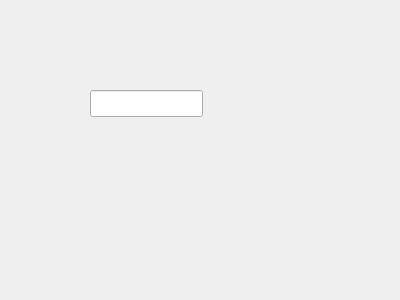
<?xml version="1.0" encoding="UTF-8"?>
<ui version="4.0">
 <class>Form</class>
 <widget class="QWidget" name="Form">
  <property name="geometry">
   <rect>
    <x>0</x>
    <y>0</y>
    <width>400</width>
    <height>300</height>
   </rect>
  </property>
  <property name="windowTitle">
   <string>Form</string>
  </property>
  <widget class="QLineEdit" name="lineEdit">
   <property name="geometry">
    <rect>
     <x>90</x>
     <y>90</y>
     <width>113</width>
     <height>27</height>
    </rect>
   </property>
  </widget>
 </widget>
 <resources/>
 <connections/>
</ui>
